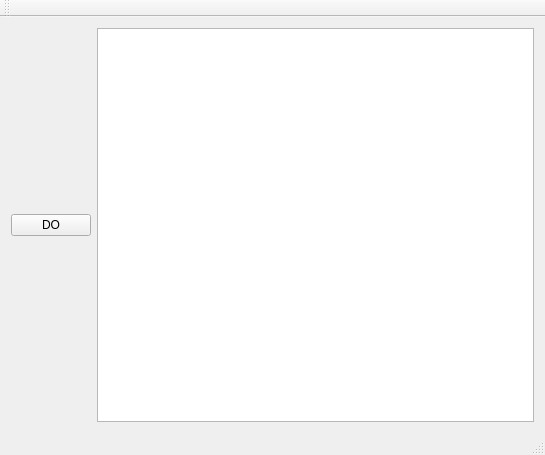
<?xml version="1.0" encoding="UTF-8"?>
<ui version="4.0">
 <class>MainWindow</class>
 <widget class="QMainWindow" name="MainWindow">
  <property name="geometry">
   <rect>
    <x>0</x>
    <y>0</y>
    <width>545</width>
    <height>455</height>
   </rect>
  </property>
  <property name="windowTitle">
   <string>MainWindow</string>
  </property>
  <widget class="QWidget" name="centralWidget">
   <layout class="QHBoxLayout" name="horizontalLayout">
    <item>
     <widget class="QPushButton" name="btnDown">
      <property name="text">
       <string>DO</string>
      </property>
     </widget>
    </item>
    <item>
     <widget class="QPlainTextEdit" name="plainTextEdit"/>
    </item>
   </layout>
  </widget>
  <widget class="QMenuBar" name="menuBar">
   <property name="geometry">
    <rect>
     <x>0</x>
     <y>0</y>
     <width>545</width>
     <height>26</height>
    </rect>
   </property>
  </widget>
  <widget class="QToolBar" name="mainToolBar">
   <attribute name="toolBarArea">
    <enum>TopToolBarArea</enum>
   </attribute>
   <attribute name="toolBarBreak">
    <bool>false</bool>
   </attribute>
  </widget>
  <widget class="QStatusBar" name="statusBar"/>
 </widget>
 <layoutdefault spacing="6" margin="11"/>
 <resources/>
 <connections/>
</ui>
